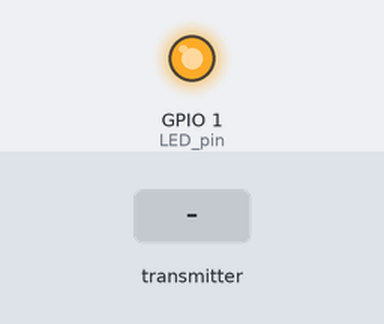
Bench run of a sketch on a simulated ESP8266 (NodeMCU). Shown: output pins drawn as LEDs (lit = HIGH). Inputs (shaded band) come from the test bench. Pins used as bus, display or sensor lines are not drawn.

Above: at 1.2 s.
1.3 s: the transmitter starts sending alert = 1
At 2.3 s:
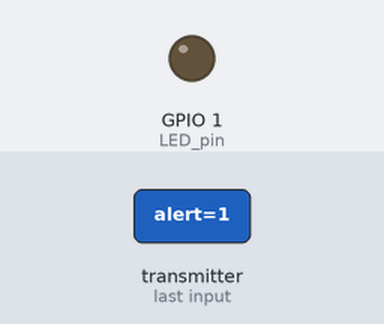
2.8 s: the transmitter starts sending alert = 0
At 3.4 s:
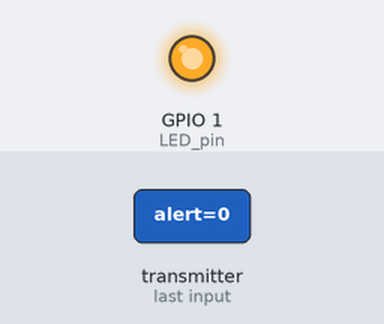
Timing chart, 0 to 5.8 s (numbered marks = the images above; inputs shaded):
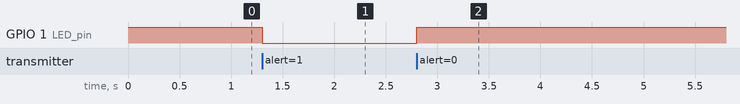

The sketch:

prmd.ino
```cpp
#include <ESP8266WiFi.h>
#include <espnow.h>
//5C:CF:7F:16:75:9A
//84:0D:8E:84:0C:70

// Structure example to receive data
// Must match the sender structure
typedef struct struct_message {
  float longitude, latitude;
  float measurements[12];
  bool alert;
} struct_message;

int LED_pin = 1;
int trigger_pin = 3;

// Create a struct_message called myData
struct_message myData;

// callback function that will be executed when data is received
void OnDataRecv(uint8_t * mac, uint8_t *incomingData, uint8_t len) {
  memcpy(&myData, incomingData, sizeof(myData));
}

void setup() {
  pinMode(trigger_pin, OUTPUT);
  pinMode(LED_pin, OUTPUT);
  digitalWrite(LED_pin, 1);

  // Set device as a Wi-Fi Station
  WiFi.mode(WIFI_STA);

  // Init ESP-NOW
  if (esp_now_init() != 0) {
    return;
  }

  // Once ESPNow is successfully Init, we will register for recv CB to
  // get recv packer info
  esp_now_set_self_role(ESP_NOW_ROLE_SLAVE);
  esp_now_register_recv_cb(OnDataRecv);
}

void loop() {
  digitalWrite(LED_pin, !myData.alert);
  digitalWrite(trigger_pin, myData.alert);
  delay(100);
}
```

Measured:
- after the input at 1.3 s, GPIO 1 (LED_pin): HIGH → LOW at once
- after the input at 2.8 s, GPIO 1 (LED_pin): LOW → HIGH at once
